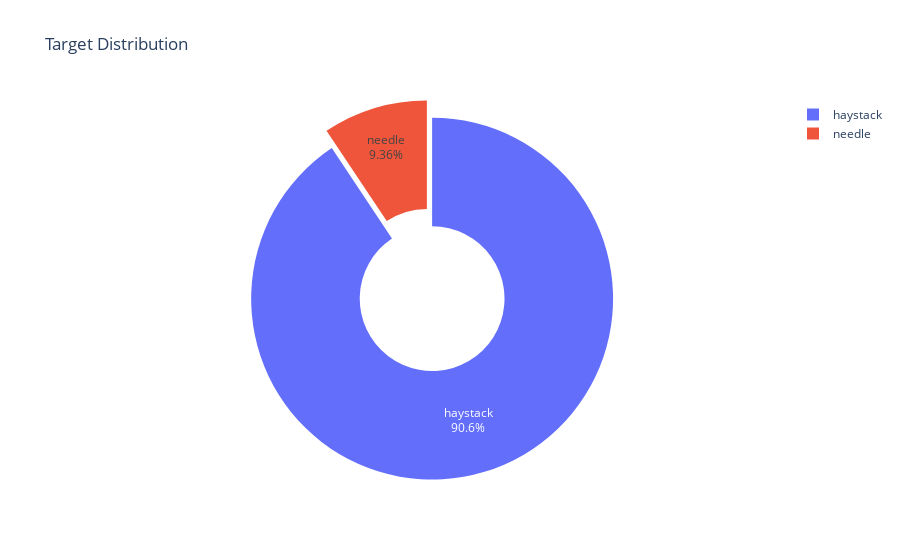

Notebook cell for this chart:
### Code cell
dist = train.target.map({0:'haystack', 1:'needle'})
dist = dist.value_counts()
fig = px.pie(dist,
             values='target',
             names=dist.index,
             hole=.4,title="Target Distribution")
fig.update_traces(textinfo='percent+label', pull=0.05)
fig.show()

### Figure 1 — Plotly figure (JSON) as saved in the notebook; plotly's stock layout.template omitted (floating-point values rounded to 4 significant figures)
{"data": [{"domain": {"x": [0, 1], "y": [0, 1]}, "hole": 0.4, "hovertemplate": "index=%{label}<br>target=%{value}<extra></extra>", "labels": ["haystack", "needle"], "legendgroup": "", "name": "", "pull": 0.05, "showlegend": true, "textinfo": "percent+label", "type": "pie", "values": [45471, 4694]}], "layout": {"legend": {"tracegroupgap": 0}, "title": {"text": "Target Distribution"}}}
